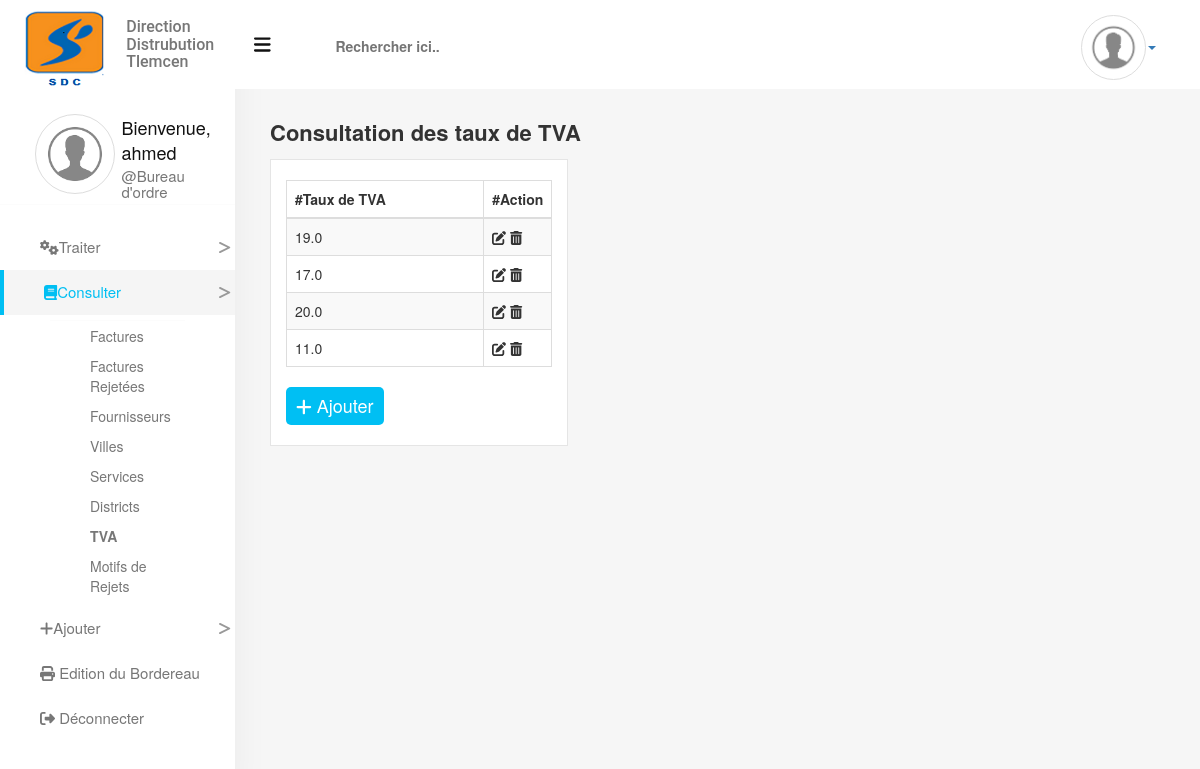
Screenshot of /tva_consulting (signed in) with the database file from the repository.
### billingManager/models.py (models this page shows, shortened)
class TVA(models.Model):
    tva_id = models.AutoField(primary_key=True)
    tva_rate = models.FloatField(verbose_name="Taux de TVA")

### billingManager/views.py (the view)
# urls.py: path('tva_consulting', views.view_tva, name='tva_consulting'),
def view_tva(request):
    if request.user.groups.all()[0].id == 1:  # Vérifier que le User à le droit de creation
        tva_list = TVA.objects.all()
        return render(request, "tvaConsulting.html", {'object_list': tva_list})
    else:
        return HttpResponseRedirect(request.META.get('HTTP_REFERER', '/'))

### billingManager/templates/tvaConsulting.html (shortened to what this page needs)
{% extends 'baseForm.html' %}
{% load static %}
{% block the_form %}
    {% load django_bootstrap_breadcrumbs %}
    <div class="row">
        <div class="col-xs-6">
            <h2>Consultation des taux de TVA</h2>
        </div>
        <div class="col-xs-6">
        </div>
    </div>
    {% if object_list.count != 0 %}
    <div class="col-xs-12 col-md-4 direct-content">
        <table class="table table-hover table-striped table-bordered" id="tva-table">
          <thead>
            <tr>
              <th scope="col" width="80%">#Taux de TVA</th>
              <th scope="col" width="20%">#Action</th>
            </tr>
          </thead>
          <tbody>
            {% include 'includes/partial_tva_list.html' %}
          </tbody>
        </table>
        <a href="{% url "create_provider" %}"><button class="submit-btn"><i class="fa fa-plus"></i> Ajouter</button></a>
    </div>
    {% else %}
       Aucune TVA disponible !
    </div>
      <a href="{% url "create_tva" %}"><button class="submit-btn"><i class="fa fa-plus"></i> Ajouter</button></a>
    {% endif %}
{% endblock %}

### billingManager/templates/aside-menu/bureau_ordre.html (shortened to what this page needs)
{% load static %}
<aside>
  <div class="row text-center">
      <div class="col-xs-5 profile-image">
        <img src="{% static 'images/index.png' %}" alt="profile-image" class="img-responsive img-thumbnail">
      </div>
      <div class="col-xs-7">
        <div class="profile-information">
          <h2>Bienvenue,</h2>
          <h2>{{ user }}</h2>
          <h3>@Bureau d'ordre</h3>
        </div>
      </div>
      <div class="link col-xs-12">
        <ul class="list-unstyled">
            <li class="item item-dropdown"><i class="fa fa-cogs"></i>Traiter<i class="fa fa-less-than"></i></li>
                    <a href="{% url 'bill_consulting_opened' %}"><li {% url 'bill_consulting_opened' as url %}
                    {% if request.path == url%} class='sub-selected' {% endif %}>Facture en Cours</li></a>
            <li class="item item-dropdown"><i class="fa fa-book"></i>Consulter<i class="fa fa-less-than"></i></li>
            <li class="info">
                <ul class="list-unstyled">
                    <a href="{% url 'bill_consulting_closed' %}"><li {% url 'bill_consulting_closed' as url %}
                    {% if request.path == url%} class='sub-selected' {% endif %}>Factures</li></a>
                    <a href="{% url 'bill_consulting_rejected_BO' %}"><li {% url 'bill_consulting_rejected_BO' as url %}
                    {% if request.path == url%} class='sub-selected' {% endif %}>Factures Rejetées</li></a>
                    <a href="{% url 'provider_consulting' %}"><li {% url 'provider_consulting' as url %}
                    {% if request.path == url%} class='sub-selected' {% endif %}>Fournisseurs</li></a>
                    <a href="{% url 'town_consulting' %}"><li {% url 'town_consulting' as url %}
                    {% if request.path == url%} class='sub-selected' {% endif %}>Villes</li></a>
                    <a href="{% url 'service_consulting' %}"><li {% url 'service_consulting' as url %}
                    {% if request.path == url%} class='sub-selected' {% endif %}>Services</li></a>
                    <a href="{% url 'district_consulting' %}"><li {% url 'district_consulting' as url %}
                    {% if request.path == url%} class='sub-selected' {% endif %}>Districts</li></a>
                    <a href="{% url 'tva_consulting' %}"><li {% url 'tva_consulting' as url %}
                    {% if request.path == url%} class='sub-selected' {% endif %}>TVA</li></a>
                    <a href="{% url 'reasons_consulting' %}"><li {% url 'reasons_consulting' as url %}
                    {% if request.path == url%} class='sub-selected' {% endif %}>Motifs de Rejets</li></a>
                </ul>
            </li>
            <li class="item item-dropdown"><i class="fa fa-plus"></i>Ajouter<i class="fa fa-less-than"></i></li>
                    <a href="{% url 'create_bill' %}"><li {% url 'create_bill' as url %}
                    {% if request.path == url%} class='sub-selected' {% endif %}>Facture</li></a>
                    <a href="{% url 'create_provider' %}"><li {% url 'create_provider' as url %}
                    {% if request.path == url%} class='sub-selected' {% endif %}>Fournisseur</li></a>
                    <a href="{% url 'create_town' %}"><li {% url 'create_town' as url %}
                    {% if request.path == url%} class='sub-selected' {% endif %}>Ville</li></a>
                    <a href="{% url 'create_service' %}"><li {% url 'create_service' as url %}
                    {% if request.path == url%} class='sub-selected' {% endif %}>Service</li></a>
                    <a href="{% url 'create_district' %}"><li {% url 'create_district' as url %}
                    {% if request.path == url%} class='sub-selected' {% endif %}>District</li></a>
                    <a href="{% url 'create_tva' %}"><li {% url 'create_tva' as url %}
                    {% if request.path == url%} class='sub-selected' {% endif %}>TVA</li></a>
                    <a href="{% url 'create_r_r' %}"><li {% url 'create_r_r' as url %}
                    {% if request.path == url%} class='sub-selected' {% endif %}>Motifs de Rejets</li></a>
            <a href="{% url 'slip_edit' %}"><li  {% url 'slip_edit' as url %}
                    {% if request.path == url%} class='item selected' {% endif %} class="item"><i class="fa fa-print"></i> Edition du Bordereau</li></a>
            <a href="{% url 'logout' %}"><li class="item"><i class="fa fa-sign-out-alt"></i> Déconnecter</li></a>
        </ul>
      </div>
    </div>
</aside>

### billingManager/templates/includes/partial_tva_list.html
{% for tva in object_list %}
    <tr>
        <td>
            {{ tva.tva_rate }}
        </td>
        <td>
            <button type="button" data-url="{% url 'tva_update' pk=tva.tva_id %}" class="js-update-tva"><i class="fa fa-edit"></i></button>
            <button data-url="{% url 'tva_delete' pk=tva.tva_id %}" class="js-delete-tva"><i class="fa fa-trash-alt"></i></button>
        </td>
    </tr>
{% endfor%}

### billingManager/static/css/base.css (style rules this page uses)
aside { position: fixed; top: 0; text-align: center; width: 20%; background-color: #fff; height: 100%; padding: 2% 0; z-index: 999; box-shadow: 0px 1px 35px rgba(0, 0, 0, 0.05); }
aside .profile-image img { margin-top: 90px; margin-left: 35px; height: 80px; width: 80px; border-radius: 50%; }
aside .profile-information { margin-top: 100px; }
aside .profile-information h2 { font-size: 18px; text-align: left; margin-bottom: -15px; color: #111; }
aside .profile-information h3 { color: #777; text-align: left; font-size: 15px; margin-bottom: -15px; }
aside .link { position: relative; }
aside .link ul { padding-top: 20px; border-top: 1px solid #dcdcdc1a; margin-top: 10px; text-align: left; color: #000; }
aside .link ul .item { font-size: 15px; line-height: 5px; padding: 15px 5px 15px 40px; color: #777; position: relative; cursor: pointer; -webkit-transition: all 0.2s ease-in-out; -moz-transition: all 0.2s ease-in-out; -o-transition: all 0.2s ease-in-out; -ms-transition: all 0.2s ease-in-out; transition: all 0.2s ease-in-out; }
aside .link ul .item .fa-less-than { position: absolute; right: 5px; color: #999; -webkit-transform: rotate(180deg); -moz-transform: rotate(180deg); -o-transform: rotate(180deg); -ms-transform: rotate(180deg); transform: rotate(180deg); }
aside .link ul .info { padding: 5px 50px; display: none; }
aside .link ul .info ul { margin-top: 0; padding-top: 0; }
aside .link ul .info ul li { padding: 5px 0 5px 40px; color: #777777; -webkit-transition: all 0.2s ease-in-out; -moz-transition: all 0.2s ease-in-out; -o-transition: all 0.2s ease-in-out; -ms-transition: all 0.2s ease-in-out; transition: all 0.2s ease-in-out; }
aside .link ul a { text-decoration: none; color: #777; }
aside .link ul .selected { border-left: 4px solid #00bff3; background-color: #f5f5f5 !important; color: #00bff3 !important; }
@media (max-width: 1200px) { aside { width: 235px; } }
@media (max-width: 1200px) { aside .profile-information { margin-top: 94px; margin-left: 11px; } }
.submit-btn { background-color: #00bff3 !important; padding: 0.625rem 1rem; color: #fff; font-size: 18px; -webkit-transition: all 0.2s ease-in-out; -moz-transition: all 0.2s ease-in-out; -o-transition: all 0.2s ease-in-out; -ms-transition: all 0.2s ease-in-out; transition: all 0.2s ease-in-out; -webkit-border-radius: 5px; -moz-border-radius: 5px; -o-border-radius: 5px; -ms-border-radius: 5px; border-radius: 5px; border: none; }
* { -ms-box-sizing: border-box; -moz-box-sizing: border-box; -webkit-box-sizing: border-box; box-sizing: border-box; margin: 0; padding: 0; border: 0; }
body { background-color: #f6f6f6; height: 100%; margin: 0; position: relative; }
body .content h2 { font-weight: bold; font-size: 22px; margin-top: 5px !important; }
body .direct-content { margin-top: 5px; background-color: #fff !important; padding: 2rem 1.5rem 2rem 1.5rem; border: 1px solid rgba(204, 204, 204, 0.5); }
body table thead th { font-weight: bold; }
body table tbody tr { -webkit-transition: all 0.5s ease-in-out; -moz-transition: all 0.5s ease-in-out; -o-transition: all 0.5s ease-in-out; -ms-transition: all 0.5s ease-in-out; transition: all 0.5s ease-in-out; }
body table tbody tr button { border: none; background-color: transparent; }
body ul, body ol { list-style: none; padding-left: 0; padding-right: 0; }
body a { text-decoration: none; }

### rows the page displays
TVA: tva_rate "19.0"
TVA: tva_rate "17.0"
TVA: tva_rate "20.0"
TVA: tva_rate "11.0"

### other values shown
{{ user }} "ahmed"
